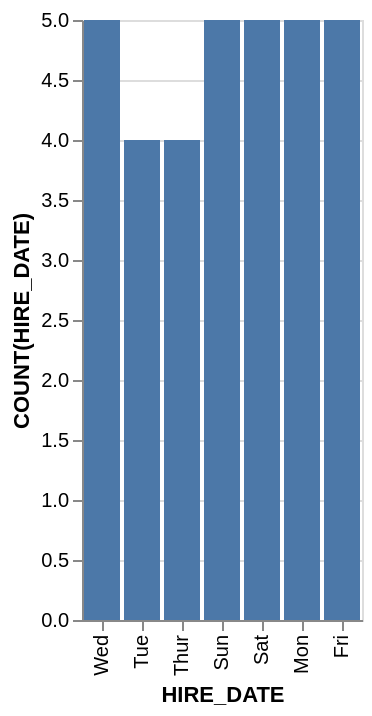

The Vega-Lite source for this figure:
### Vega-Lite specification from a JSON file in a GitHub repository (floating-point values rounded to 4 significant figures)
{"data": {"values": [{"x_data": "Mon", "y_data": 5}, {"x_data": "Tue", "y_data": 4}, {"x_data": "Wed", "y_data": 5}, {"x_data": "Thur", "y_data": 4}, {"x_data": "Fri", "y_data": 5}, {"x_data": "Sat", "y_data": 5}, {"x_data": "Sun", "y_data": 5}]}, "mark": "bar", "encoding": {"x": {"field": "x_data", "type": "nominal", "title": "HIRE_DATE", "sort": "descending"}, "y": {"field": "y_data", "type": "quantitative", "title": "COUNT(HIRE_DATE)"}}}
